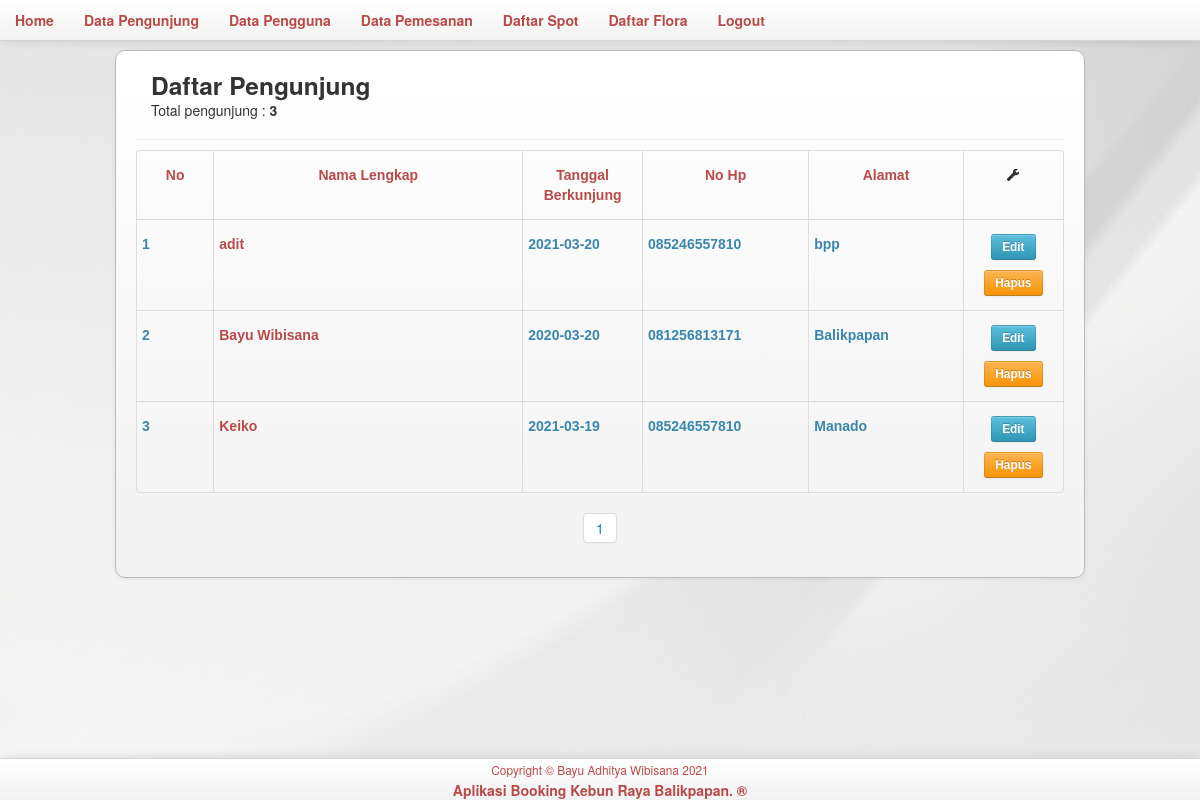
The page /adm/member.php (signed in) on the database its author committed.
### tables this page shows
CREATE TABLE `data_pengunjung` (
  `nama_pengunjung` varchar(50) NOT NULL,
  `tanggal` date NOT NULL,
  `no_hp` varchar(18) NOT NULL,
  `alamat` text NOT NULL
);

### adm/member.php (the view, shortened to what this page needs)
<?php
include_once('admin.session.php');
$i = 1;
$jml_per_halaman = 10;
$jml_data = mysqli_num_rows(mysqli_query($conn, "SELECT * FROM data_pengunjung"));
$jml_halaman = ceil($jml_data / $jml_per_halaman);
if (isset($_GET['hal'])) {
	$hal = $_GET['hal'];
	$i = ($hal - 1) * $jml_per_halaman  + 1;
	$s = mysqli_query($conn, "SELECT * FROM data_pengunjung order by nama_pengunjung ASC limit " . (($hal - 1) * $jml_per_halaman) . ", $jml_per_halaman");
} else {
	$s = mysqli_query($conn, "SELECT * FROM data_pengunjung order by nama_pengunjung ASC limit 0, $jml_per_halaman")
		or die(mysqli_error(''));
}
?>
<!DOCTYPE html>
<html lang="en">
<head>
	<link href="css/bootstrap.min.css" rel="stylesheet" media="screen">
</head>
<body>
	<?php
	include_once('menu.php');
	?>
	<div class="container">
		<div class="navbar-inner" style="border:1px solid #bbb; border-radius:10px; padding:10px 20px 10px 20px; margin-top:50px; margin-left:auto; margin-right:auto;">
			<div>
				<div class="modal-header">
					<h3>Daftar Pengunjung</h3>
					<p>Total pengunjung : <b><?php echo $jml_data; ?></b></p>
				</div>
				<div style="margin-top:10px">
					<table class="table table-condensed table-bordered table-hover">
						<thead>
							<td width="5%">
								<font face="Helvetica, cursive" class="text-error text-center">
									<h5>No</h5>
								</font>
							</td>
							<td width="20%">
								<font face="Helvetica, cursive" class="text-error text-center">
									<h5>Nama Lengkap</h5>
								</font>
							</td>
							<td width="5%">
								<font face="Helvetica, cursive" class="text-error text-center">
									<h5>Tanggal Berkunjung</h5>
								</font>
							</td>
							<td width="10%">
								<font face="Helvetica, cursive" class="text-error text-center">
									<h5>No Hp</h5>
								</font>
							</td>
							<td width="10%">
								<font face="Helvetica, cursive" class="text-error text-center">
									<h5>Alamat</h5>
								</font>
							</td>
							<td width="5%">
								<font face="Helvetica, cursive" class="text-error text-center">
									<h5><span class="icon-wrench"></span></h5>
								</font>
							</td>
						</thead>
						<?php
						while ($data = mysqli_fetch_array($s)) {
							$nama = $data['nama_pengunjung'];
							$kode = $data['nama_pengunjung'];
						?>
							<tbody>
								<td>
									<font face="Helvetica, cursive" class="text-info text-left">
										<h5><?php echo $i ?></h5>
									</font>
								</td>
								<td>
									<font face="Helvetica, cursive" class="text-error text-left">
										<h5><?php echo "$nama"; ?></h5>
									</font>
								</td>
								<td>
									<font face="Helvetica, cursive" class="text-info text-left">
										<h5><?php echo "$data[tanggal]"; ?></h5>
									</font>
								</td>
								<td>
									<font face="Helvetica, cursive" class="text-info text-left">
										<h5><?php echo "$data[no_hp]"; ?></h5>
									</font>
								</td>
								<td>
									<font face="Helvetica, cursive" class="text-info text-left">
										<h5><?php echo "$data[alamat]"; ?></h5>
									</font>
								</td>
								<td>
									<font face="Helvetica, cursive" class="text-info text-center">
										<h5>
											<center>
												<a class="btn btn-small btn-info" href="member.update.php?kode=<?php echo $kode; ?>" data-toggle="tooltip" data-placement="bottom" title="Edit"> Edit</a>
												<a ace="Helvetica, cursive" class="text-info text-center">
													<h5>
														<a class="btn btn-small btn-warning" href="member.delete.php?kode=<?php echo $kode; ?>" data-toggle="tooltip" data-placement="bottom" title="Hapus" onclick="return confirm ('Apakah anda yakin ingin menghapus pengunjung bernama <?php echo $data['nama_pengunjung']; ?>?')">Hapus</a>
													</h5>
											</center>
									</font>
								</td>
							</tbody>
						<?php $i++;
						} ?>
					</table>
				</div>
				<div class="pagination pagination-centered">
					<ul>
						<?php for ($i = 1; $i <= $jml_halaman; $i++) { ?>
							<li><a href="member.php?hal=<?php echo $i ?>"><?php echo $i ?></a></li>
						<?php } ?>
					</ul>
				</div>
			</div>
		</div>
	</div>
	<br><br><br><br>
	<?php include_once('../footer.php'); ?>
</body>
</html>

### adm/member.php (style rules this page uses)
body { background-image: url(../img/body.jpg); background-repeat: repeat; background-attachment: fixed; }

### rows shown on the page
data_pengunjung: nama_pengunjung "adit", tanggal "2021-03-20", no_hp "085246557810", alamat "bpp"
data_pengunjung: nama_pengunjung "Bayu Wibisana", tanggal "2020-03-20", no_hp "081256813171", alamat "Balikpapan"
data_pengunjung: nama_pengunjung "Keiko", tanggal "2021-03-19", no_hp "085246557810", alamat "Manado"

### other values the page prints
$jml_data "3"
